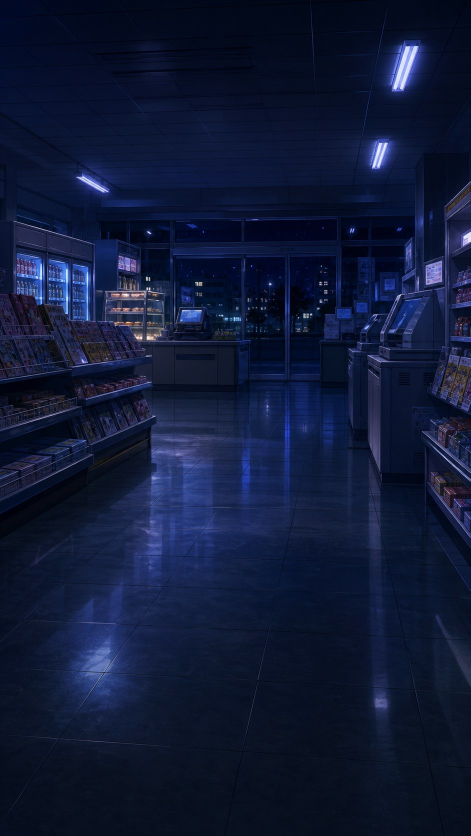
#> input picture 13th-register-kamishibai/assets/scenes/scene_01_opening.jpg, 941 x 1672 px (shown at 1/2 size); its folder holds only this picture in this run
$ python make_scene_contact_sheet.py
#> lines starting #> are read from the running program, lines starting #| are printed output that depends on the picture
from pathlib import Path

from PIL import Image, ImageDraw


def main() -> None:
    files = sorted(Path("13th-register-kamishibai/assets/scenes").glob("scene_*.jpg"))[:8]
    thumb_w, thumb_h = 188, 334
    label_h = 28
    sheet = Image.new("RGB", (thumb_w * 4, (thumb_h + label_h) * 2), (8, 12, 18))
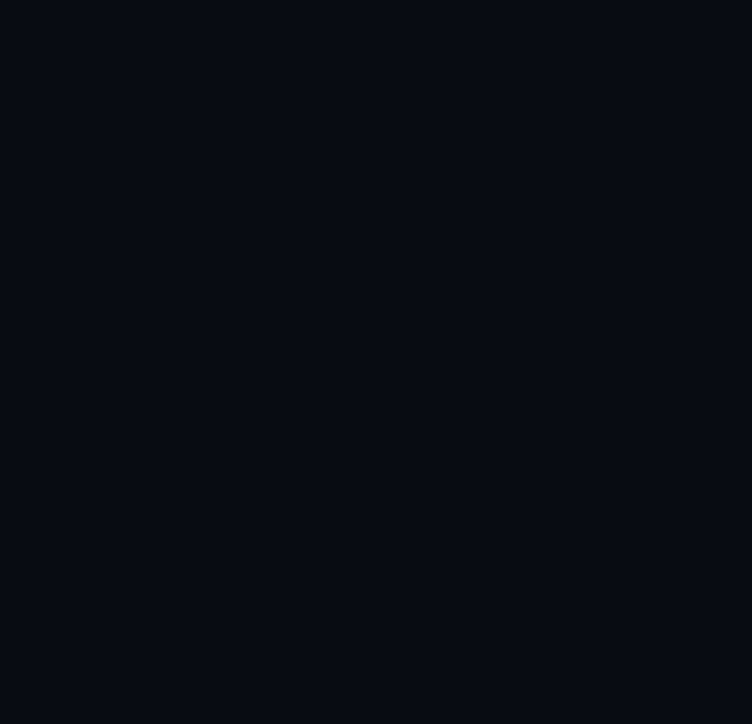
#> sheet: PIL image 752x724 RGB; mean R, G, B 8, 12, 18
    draw = ImageDraw.Draw(sheet)

    for index, path in enumerate(files):
        image = Image.open(path).convert("RGB")
#> image is the input picture: PIL image 941x1672 RGB; mean R, G, B 15.9, 25.5, 54.8
        image.thumbnail((thumb_w, thumb_h))
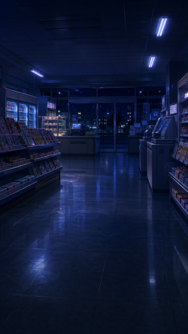
#> image: PIL image 188x334 RGB; mean R, G, B 16.1, 25.6, 55
        x = (index % 4) * thumb_w + (thumb_w - image.width) // 2
#> x = 0
        y = (index // 4) * (thumb_h + label_h)
        sheet.paste(image, (x, y))
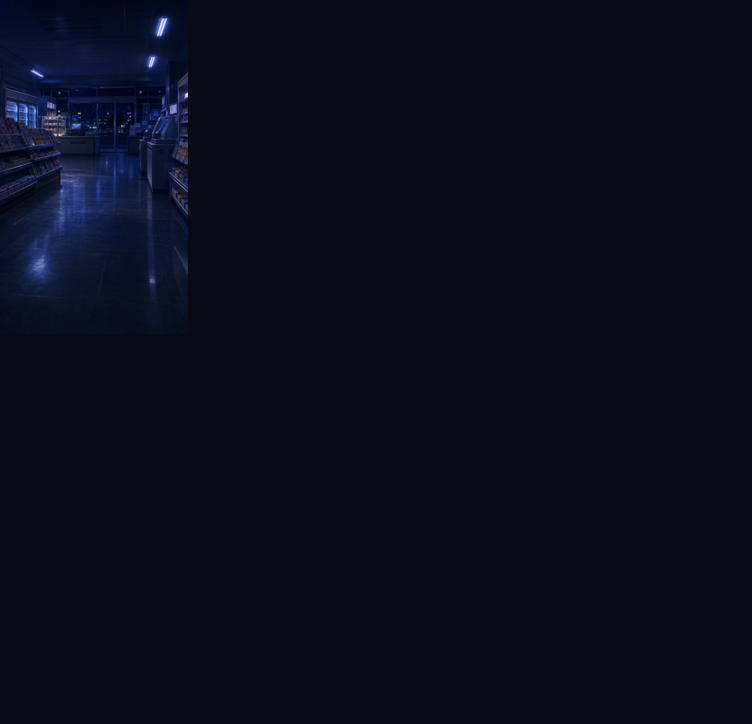
#> sheet: PIL image 752x724 RGB; mean R, G, B 8.9, 13.6, 22.3
        draw.text(((index % 4) * thumb_w + 6, y + thumb_h + 5), path.stem, fill=(220, 240, 255))

    out = Path("outputs/scene_contact_sheet.jpg")
    out.parent.mkdir(parents=True, exist_ok=True)
    sheet.save(out, quality=90)
    print(out)


if __name__ == "__main__":
    main()

$ run again, on 13th-register-kamishibai/assets/scenes/scene_06_microwave.jpg
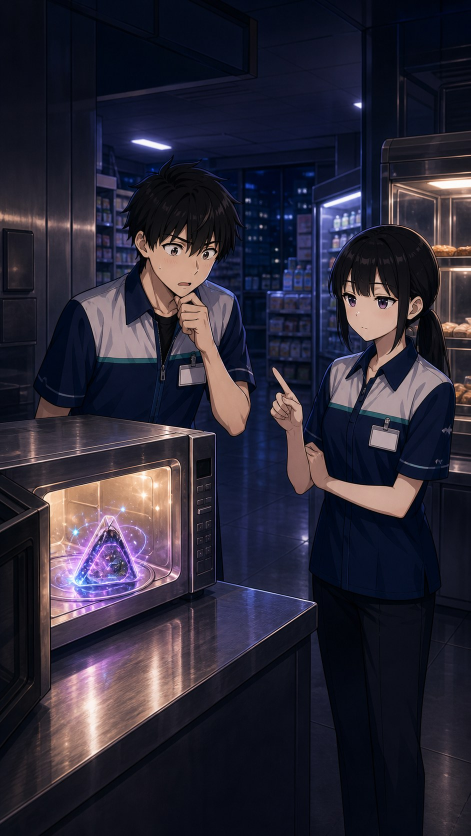
#> input picture 13th-register-kamishibai/assets/scenes/scene_06_microwave.jpg, 941 x 1672 px (shown at 1/2 size)
#> in main, image is the input picture: PIL image 941x1672 RGB; mean R, G, B 44, 40.6, 54.9
#> in main, `image.thumbnail((thumb_w, thumb_h))`:
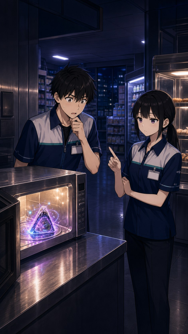
#> image: PIL image 188x334 RGB; mean R, G, B 44.1, 40.7, 55
#> in main, `sheet.paste(image, (x, y))`:
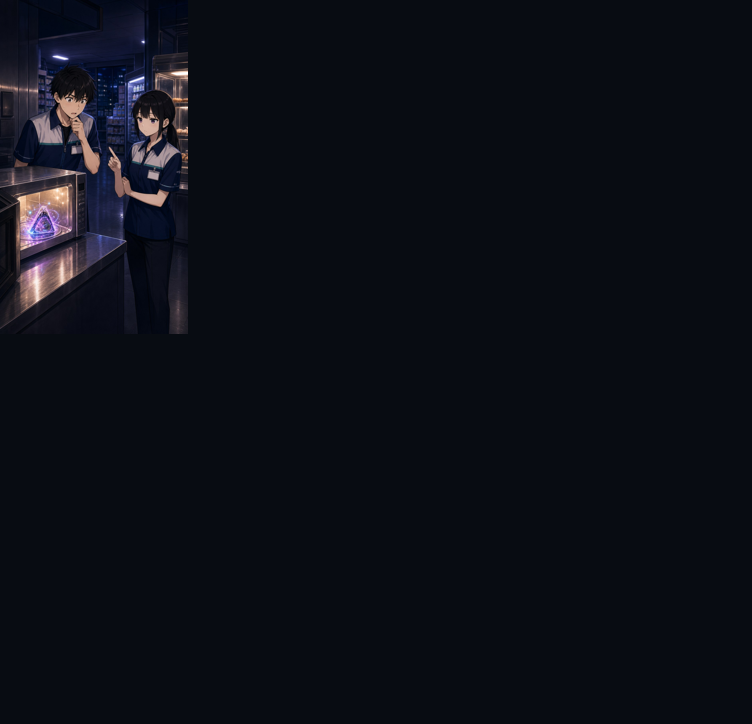
#> sheet: PIL image 752x724 RGB; mean R, G, B 12.2, 15.3, 22.3
